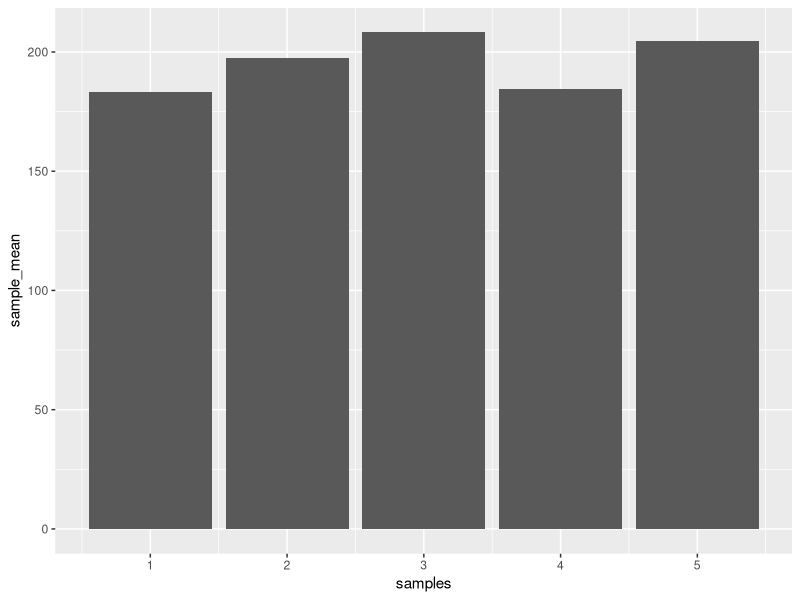
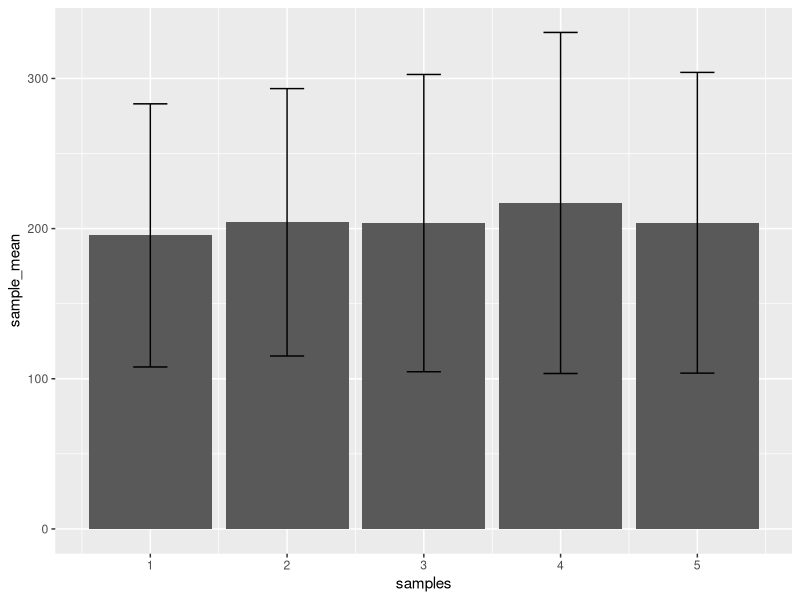

These charts were generated, in order, by the following R code: (Note: this script raises an error after producing the figures.)
## ---- chunk 1
knitr::opts_chunk$set(echo = TRUE)
## ---- chunk 2
observations <- rnorm(5*25, mean=200, sd=100)
samples <- rep(1:5, each=25)
my_data <- data.frame(samples,observations)

library(dplyr)

means <- my_data %>%
  group_by(samples) %>%
  summarize(sample_mean = mean(observations))

library(ggplot2)

ggplot(means, aes(x = samples, y = sample_mean))+
  geom_bar(stat="identity")
## ---- chunk 3
observations <- rnorm(5*25, mean=200, sd=100)
samples <- rep(1:5, each=25)
my_data <- data.frame(samples,observations)


means <- my_data %>%
  group_by(samples) %>%
  summarize(sample_mean = mean(observations),
            sample_sd = sd(observations))
            
ggplot(means, aes(x = samples, y = sample_mean)) +
  geom_bar(stat="identity") + 
  geom_errorbar(aes(ymin = sample_mean - sample_sd,
                    ymax = sample_mean + sample_sd),
                width = .25)
          
## ---- chunk 4
observations <- rnorm(n = 2*10000, mean = 10, sd = 5)
samples <- rep(1:10000, each = 2)
my_data <- data.frame(samples,observations)

summarized_data <- my_data %>%
  group_by(samples) %>%
  summarize(sample_means = mean(observations))

mean(summarized_data$sample_means)

sample_sizes <- c(2,5,10,50,100)
sim_sample_means <- c()
for(i in 1:length(sample_sizes)){
  observations <- rnorm(sample_sizes[i]*10000, mean = 10, sd =5)
samples <- rep(1:10000, each = sample_sizes[i])
my_data <- data.frame(samples,observations)

summarized_data <- my_data %>%
  group_by(samples) %>%
  summarize(sample_means = mean(observations))

sim_sample_means[i] <- (mean(summarized_data$sample_means))
}

sim_data <- data.frame(sample_size, sim_sample_means)

ggplot(sim_data, aes(x=sample_sizes, y=sim_sample_means, group=1))+
         geom_point()+
         geom_line() +
  coord_cartesian(ylim = c(0,20) )

## ---- chunk 5
sd_N <- function(x){
  sqrt(sum((mean(x)-x)^2) / length(x))
}

sample_sizes <- c(2,5,10,50,100)
sim_sample_sd <- c()
sim_sample_sd_N <- c()
for(i in 1:length(sample_sizes)){
  observations <- rnorm(sample_sizes[i]*10000, mean = 10, sd =5)
samples <- rep(1:10000, each = sample_sizes[i])
my_data <- data.frame(samples,observations)

summarized_data <- my_data %>%
  group_by(samples) %>%
  summarize(sample_sd = sd(observations),
            sample_N = sd(observations))

sim_sample_sd[i] <- (mean(summarized_data$sample_sd))
sim_sample_sd_N[i] <- (mean(summarized_data$sample_sd_N))
}

sim_data <- data.frame(n = rep(sample_sizes,2),
                       est = c(sim_sample_sd_N, sim_sample_sd),
                       formula =c(rep("N", 5), rep("N-1", 5)))

ggplot(sim_data, aes(x=n, y=est, group=formula, color = formula))+
         geom_point()+
         geom_line() +
  coord_cartesian(ylim = c(0,10) )

